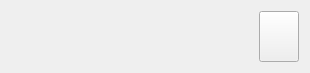
<?xml version="1.0" encoding="UTF-8"?>
<ui version="4.0">
 <class>SimpleWin</class>
 <widget class="QWidget" name="SimpleWin">
  <property name="geometry">
   <rect>
    <x>0</x>
    <y>0</y>
    <width>310</width>
    <height>73</height>
   </rect>
  </property>
  <property name="windowTitle">
   <string>抽号器</string>
  </property>
  <layout class="QHBoxLayout" name="horizontalLayout" stretch="9,1">
   <item>
    <widget class="QLabel" name="outputLabel">
     <property name="font">
      <font>
       <family>Times New Roman</family>
       <pointsize>26</pointsize>
      </font>
     </property>
     <property name="text">
      <string/>
     </property>
    </widget>
   </item>
   <item>
    <widget class="QPushButton" name="mainButton">
     <property name="sizePolicy">
      <sizepolicy hsizetype="Minimum" vsizetype="Expanding">
       <horstretch>0</horstretch>
       <verstretch>0</verstretch>
      </sizepolicy>
     </property>
     <property name="text">
      <string/>
     </property>
     <property name="iconSize">
      <size>
       <width>35</width>
       <height>35</height>
      </size>
     </property>
    </widget>
   </item>
  </layout>
 </widget>
 <resources>
  <include location="QWMainWindow.qrc"/>
 </resources>
 <connections/>
</ui>
